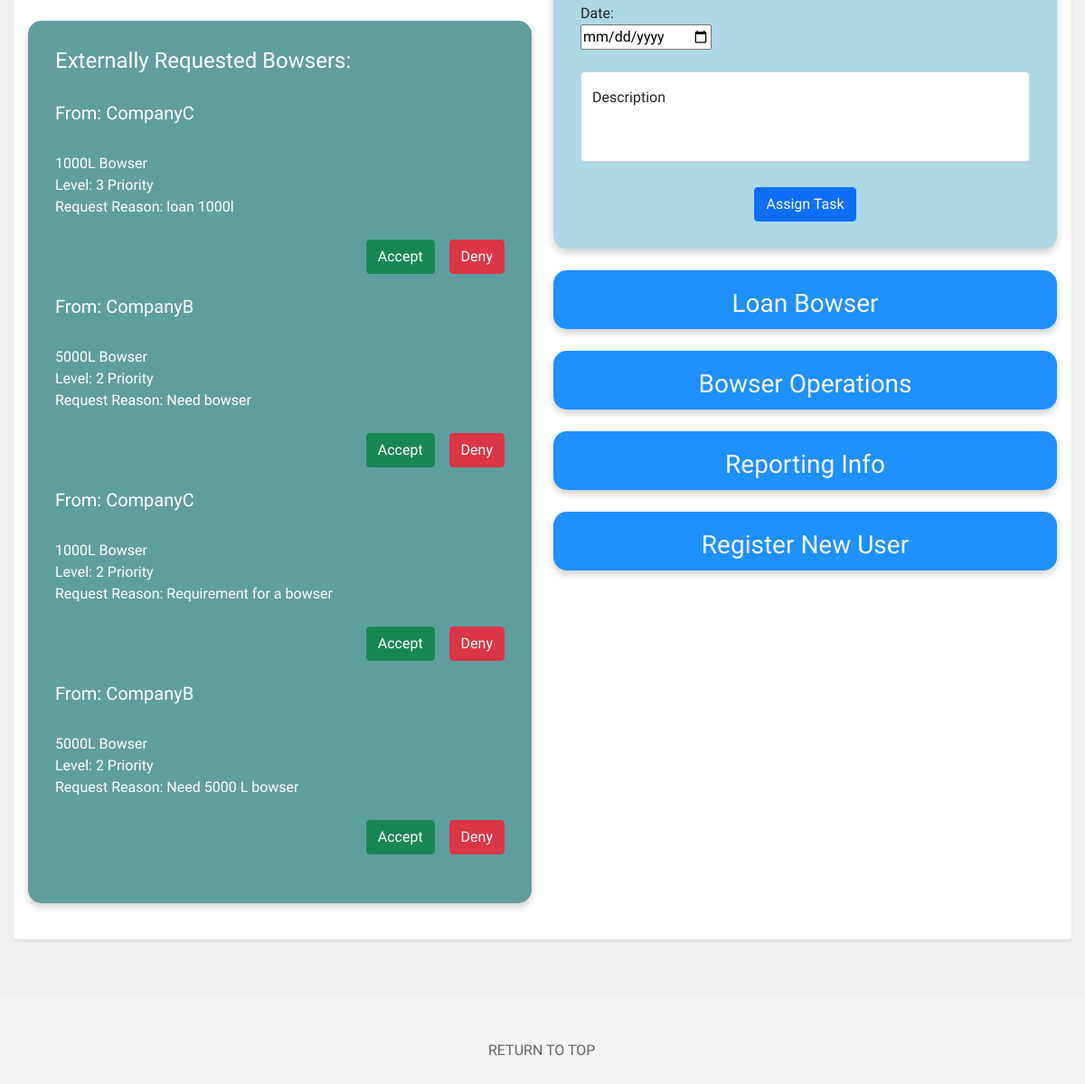
Page /operations/operations.php (signed in, lower part) on the earlier database version.
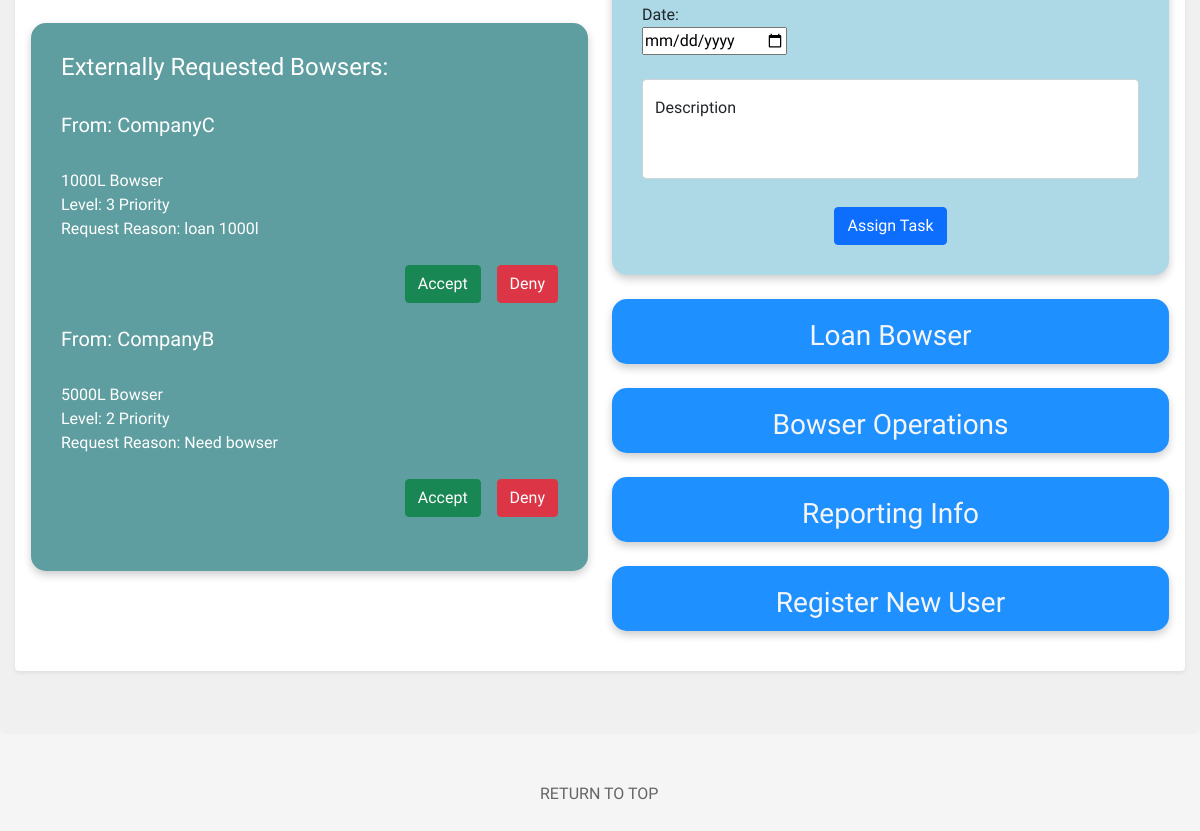
Same page on the later database version.
### tables this page shows
CREATE TABLE `tbl_bowser_requests` (
  `RequestID` int(11) NOT NULL,
  `UserID` int(11) NOT NULL,
  `Bowser_Capacity` int(11) NOT NULL,
  `Organisation_Name` varchar(100) NOT NULL,
  `Organisation_From` varchar(100) NOT NULL,
  `Priority` int(11) NOT NULL,
  `Status` varchar(100) NOT NULL,
  `Request_Reason` varchar(200) NOT NULL
);

### operations/operations.php (the view, shortened to what this page needs)
<?php
if (isset($_SESSION['email'])){
    $email = $_SESSION['email'];
}
?>
<!doctype html>
<html lang="en">
<head>
    <link href="https://cdn.jsdelivr.net/npm/bootstrap@5.1.1/dist/css/bootstrap.min.css" rel="stylesheet">
    <link rel="stylesheet" href="../global/global.css" type="text/css">
    <link rel="stylesheet" href="operations.css" type="text/css">
    <link rel="stylesheet" href="https://cdnjs.cloudflare.com/ajax/libs/jqueryui/1.12.1/jquery-ui.css" />
</head>
<body>
<div>
    <div class="upperPage">
        <div class="shadow-sm p-3 mb-5 bg-body rounded">
            <div class="row">
                <div class="col">
                    <br />
                    <div id="requestAlerts">
                    <h4>Externally Requested Bowsers:</h4>
                    <br />
                        <?php
                        $connection = OpenConnection();
                        $sql = "SELECT Organisation_Name FROM tbl_company_representative WHERE Email = '$email'";
                        $result = mysqli_query($connection,$sql);
                        $rows = mysqli_fetch_array($result);
                        $company = $rows["Organisation_Name"];
                        $sql2 = "SELECT * FROM tbl_bowser_requests WHERE Organisation_Name = '$company' AND Status = 'Pending'";
                        $result2 = mysqli_query($connection, $sql2);
                        while($row2 = mysqli_fetch_assoc($result2)) {
                            $organisation = $row2['Organisation_From'];
                            echo '<form method="post" action="bowserRequestDAO.php" >';
                            ?>
                        <?php
                            echo "<h5>From: ".$organisation."</h5><br />";
                            echo $row2['Bowser_Capacity']."L Bowser<br />";
                            echo "Level: ".$row2['Priority']." Priority<br />";
                            echo "Request Reason: ".$row2['Request_Reason']."<br />";
                            echo '    <br />
                                   <div class="d-grid gap-2 d-md-flex justify-content-md-end">
                                      <button class="btn btn-success me-md-2" type="submit" name="acceptButton" value="Accept">Accept</button>
                                      <button class="btn btn-danger" type="submit" name="denyButton" value="Deny">Deny</button>
                                    </div>
                            ';
                            echo "</form>";
                            echo "<br />";
                        }
                        ?>
                    </div>
                    <br />
                </div>
                <div class="col">
                    <br />
                    <br />
                    <br />
                        <br />
                        <div id="taskAllocation">
                        <div method="post" action="allocateTaskDAO.php" id="formAllocateTask">
                        <br />
                            <br />
                            <br />
                            <br />
                            <br />
                            <div id="dateID">
                                <label>Date:</label>
                                <br />
                                <input type="date" id="dateID" name="date">
                            </div>
                            <br />
                            <div class="form-floating" id="formID">
                                <textarea class="form-control" name="description" placeholder="description"style="height: 100px"></textarea>
                                <label for="floatingTextarea2">Description</label>
                            </div>
                            <br /><br />
                            <div id="allocateSubmitID">
                                <button type="submit" name="allocateTaskSubmit" class="btn btn-primary">Assign Task</button>
                            </div>
                    </div>
                    </div>
                    <br />
                    <div class="vibrate-2">
                        <div class="d-grid gap-2" id="viewLoanBowser" >
                            <a class="text-focus-in" href="#requestBowserModal" data-bs-toggle="modal" class="remove_outline" ><h3 id="reportTxt">Loan Bowser</h3></a>
                        </div>
                    </div>
                    <br />
                    <div class="vibrate-2">
                        <div class="d-grid gap-2" id="viewBowserInfo" >
                            <a class="text-focus-in" class="remove_outline" href="javascript:popUpWindow('../bowsers/bowsers.php','bowsers','900','500')"><h3 id="reportTxt">Bowser Operations</h3></a>
                        </div>
                    </div>
                    <br />
                    <div class="vibrate-2">
                        <div class="d-grid gap-2" id="viewReportHeatMap" >
                            <a class="text-focus-in" href="javascript:popUpWindow('heatmap.php','heatmap','900','500')" class="remove_outline" ><h3 id="reportTxt">Reporting Info</h3></a>
                        </div>
                    </div>
                    <br />
                    <div class="vibrate-2">
                        <div class="d-grid gap-2" id="viewRegisterUser" >
                            <a class="text-focus-in" href="#registerNewUserModal" data-bs-toggle="modal" class="remove_outline" ><h3 id="reportTxt">Register New User</h3></a>
                        </div>
                    </div>
                    <br />
                </div>
            </div>
        </div>
    </div>
</div>
    <br /><br />
<p><a id="top_link" href="#back_to_top" >RETURN TO TOP</a></p>
<br />  <br />
</body>
</html>

### global/global.css (style rules this page uses)
body { font-family: "Comfortaa", cursive; margin: 0px; background-color: whitesmoke; }
.text-focus-in { -webkit-animation: text-focus-in 0.7s cubic-bezier(0.55, 0.085, 0.68, 0.53) both; animation: text-focus-in 0.7s cubic-bezier(0.55, 0.085, 0.68, 0.53) both; animation-delay: 0.7s; }
.upperPage { background-color: rgb(240, 240, 240); border-radius: 5px; padding: 15px; margin-top: -35px; }
#top_link { color: #656565; margin-left: 45%; }
a:link { text-decoration: none; }
textarea { resize: none; }

### operations/operations.css (style rules this page uses)
#requestAlerts { padding: 30px; background-color: cadetblue; border: 0; border-radius: 15px; box-shadow: 0 4px 8px 0 rgba(0, 0, 0, 0.2); color: white; }
#reportTxt { color: whitesmoke; text-align: center; }
#taskAllocation { padding: 30px; font-stretch: expanded; background-color: lightblue; border: 0; border-radius: 15px; box-shadow: 0 4px 8px 0 rgba(0, 0, 0, 0.2); }
#viewLoanBowser { height: 65px; padding: 20px; font-stretch: expanded; background-color: dodgerblue; border: 0; border-radius: 15px; box-shadow: 0 4px 8px 0 rgba(0, 0, 0, 0.2); }
#viewBowserInfo { height: 65px; padding: 20px; font-stretch: expanded; background-color: dodgerblue; border: 0; border-radius: 15px; box-shadow: 0 4px 8px 0 rgba(0, 0, 0, 0.2); }
#viewRegisterUser { height: 65px; padding: 20px; font-stretch: expanded; background-color: dodgerblue; border: 0; border-radius: 15px; box-shadow: 0 4px 8px 0 rgba(0, 0, 0, 0.2); }
#viewReportHeatMap { height: 65px; padding: 20px; font-stretch: expanded; background-color: dodgerblue; border: 0; border-radius: 15px; box-shadow: 0 4px 8px 0 rgba(0, 0, 0, 0.2); }
#allocateSubmitID { margin-top: -20px; text-align: center; }
.vibrate-2 { -webkit-animation: vibrate-2 2s linear infinite both; animation: vibrate-2 2s linear infinite both; }

Differences in the rows shown:
no longer on this page (row edited): tbl_bowser_requests: Organisation_From "CompanyC", Bowser_Capacity "1000", Priority "2", Request_Reason "Requirement for a bowser"
no longer on this page (row edited): tbl_bowser_requests: Organisation_From "CompanyB", Bowser_Capacity "5000", Priority "2", Request_Reason "Need 5000 L bowser"
